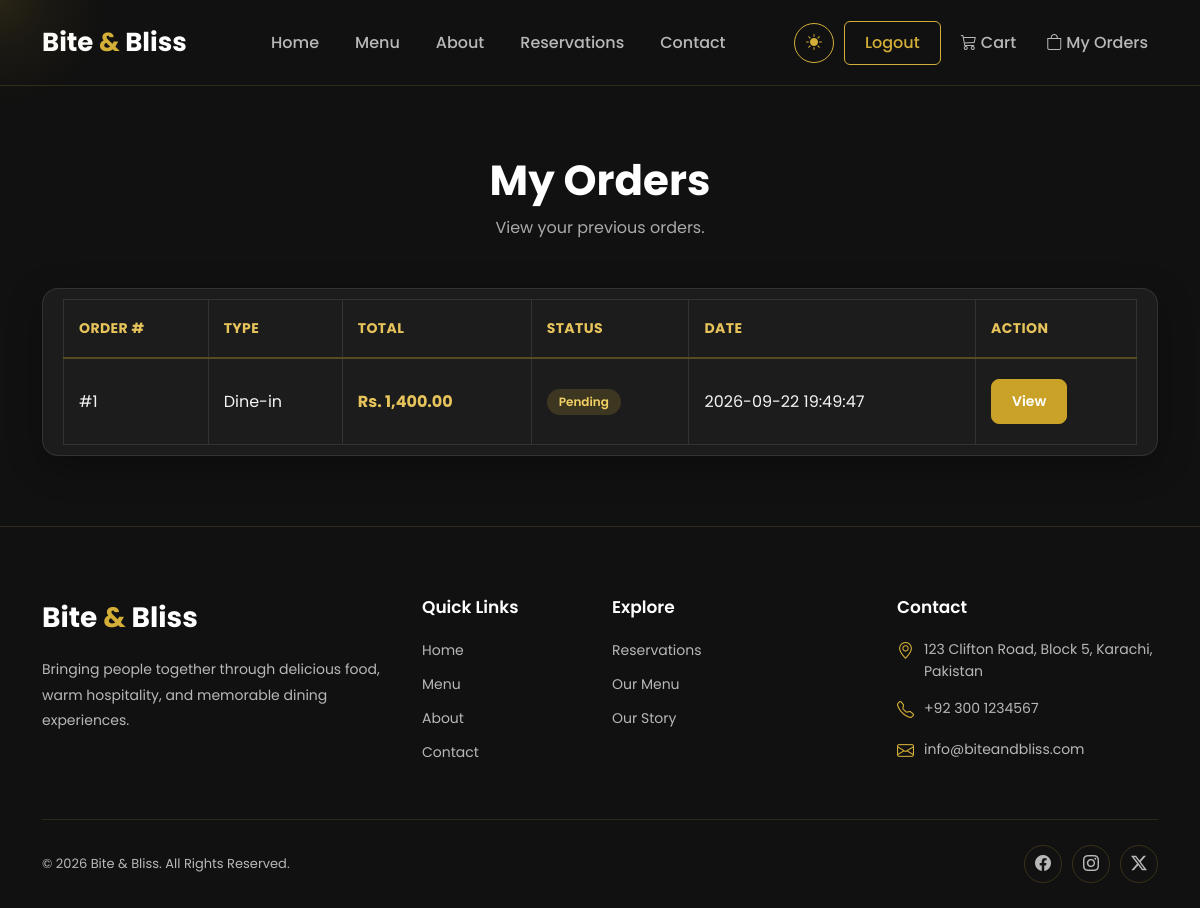
Screenshot of /orders/my_orders.php (signed in) with the database file from the repository.
### tables this page shows
CREATE TABLE `orders` (
  `id` int(11) NOT NULL,
  `user_id` int(11) DEFAULT NULL,
  `full_name` varchar(100) NOT NULL,
  `email` varchar(150) NOT NULL,
  `phone` varchar(30) NOT NULL,
  `order_type` enum('Dine-in','Takeaway','Delivery') NOT NULL DEFAULT 'Takeaway',
  `table_number` varchar(20) DEFAULT NULL,
  `delivery_address` text DEFAULT NULL,
  `special_request` text DEFAULT NULL,
  `total_amount` decimal(10,2) NOT NULL DEFAULT 0.00,
  `status` varchar(30) NOT NULL DEFAULT 'Pending',
  `created_at` timestamp NOT NULL DEFAULT current_timestamp()
);

CREATE TABLE `settings` (
  `id` int(11) NOT NULL,
  `restaurant_name` varchar(100) NOT NULL DEFAULT 'Bite & Bliss',
  `address` varchar(255) NOT NULL DEFAULT '',
  `phone` varchar(30) NOT NULL DEFAULT '',
  `phone_secondary` varchar(30) DEFAULT NULL,
  `email` varchar(150) NOT NULL DEFAULT '',
  `email_secondary` varchar(150) DEFAULT NULL,
  `hours_weekday` varchar(100) NOT NULL DEFAULT '',
  `hours_weekend` varchar(100) DEFAULT NULL,
  `facebook_url` varchar(255) DEFAULT NULL,
  `instagram_url` varchar(255) DEFAULT NULL,
  `twitter_url` varchar(255) DEFAULT NULL,
  `updated_at` timestamp NOT NULL DEFAULT current_timestamp() ON UPDATE current_timestamp()
);

### orders/my_orders.php (the view, shortened to what this page needs)
<?php
require_once "../config/database.php";
$stmt = $pdo->prepare("
    SELECT
        id,
        order_type,
        total_amount,
        status,
        created_at
    FROM orders
    WHERE user_id = :user_id
    ORDER BY id DESC
");
$stmt->execute([
    ":user_id" => $_SESSION["user_id"]
]);
$orders = $stmt->fetchAll();
require_once "../includes/header.php";
?>
<main class="container py-5 orders-page">
    <div class="text-center mb-5">
        <h1>My Orders</h1>
        <p>
            View your previous orders.
        </p>
    </div>
    <?php if (empty($orders)): ?>
        <div class="text-center">
            <h4>
                You haven't placed any orders yet.
            </h4>
            <a
                href="../menu.php"
                class="btn btn-primary mt-3"
            >
                Browse Menu
            </a>
        </div>
    <?php else: ?>
        <div class="table-responsive orders-table-wrap">
            <table class="table table-bordered align-middle orders-table">
                <thead>
                    <tr>
                        <th>Order #</th>
                        <th>Type</th>
                        <th>Total</th>
                        <th>Status</th>
                        <th>Date</th>
                        <th>Action</th>
                    </tr>
                </thead>
                <tbody>
                <?php foreach ($orders as $order): ?>
                    <?php
                    $orderStatusClass = match ($order["status"]) {
                        "Pending" => "status-pending",
                        "Preparing" => "status-preparing",
                        "Ready" => "status-ready",
                        "Completed" => "status-completed",
                        "Cancelled" => "status-cancelled",
                        default => "status-pending"
                    };
                    ?>
                    <tr>
                        <td>
                            #<?= $order["id"] ?>
                        </td>
                        <td>
                            <?= htmlspecialchars(
                                ucfirst(
                                    str_replace(
                                        "_",
                                        " ",
                                        $order["order_type"]
                                    )
                                )
                            ) ?>
                        </td>
                        <td class="orders-total">
                            Rs.
                            <?= number_format(
                                $order["total_amount"],
                                2
                            ) ?>
                        </td>
                        <td>
                            <span class="order-status-badge <?= $orderStatusClass ?>">
                                <?= htmlspecialchars($order["status"]) ?>
                            </span>
                        </td>
                        <td>
                            <?= htmlspecialchars(
                                $order["created_at"]
                            ) ?>
                        </td>
                        <td>
                            <a
                                href="order_details.php?id=<?= $order["id"] ?>"
                                class="btn btn-sm btn-primary"
                            >
                                View
                            </a>
                        </td>
                    </tr>
                <?php endforeach; ?>
                </tbody>
            </table>
        </div>
    <?php endif; ?>
</main>
<?php require_once "../includes/footer.php"; ?>

### includes/footer.php (shortened to what this page needs)
    <footer class="site-footer">
        <div class="container">
            <div class="row g-4">
                <div class="col-lg-4 col-md-6">
                    <a
                        href="<?= $sitePath ?? '' ?>index.php"
                        class="footer-logo">
                        Bite <span>&</span> Bliss
                    </a>
                    <p class="footer-text">
                        Bringing people together through delicious food,
                        warm hospitality, and memorable dining experiences.
                    </p>
                </div>
                <div class="col-lg-2 col-md-6">
                    <h5>
                        Quick Links
                    </h5>
                    <ul class="footer-links">
                        <li>
                            <a href="<?= $sitePath ?? '' ?>index.php">
                                Home
                            </a>
                        </li>
                        <li>
                            <a href="<?= $sitePath ?? '' ?>menu.php">
                                Menu
                            </a>
                        </li>
                        <li>
                            <a href="<?= $sitePath ?? '' ?>about.php">
                                About
                            </a>
                        </li>
                        <li>
                            <a href="<?= $sitePath ?? '' ?>contact.php">
                                Contact
                            </a>
                        </li>
                    </ul>
                </div>
                <div class="col-lg-3 col-md-6">
                    <h5>
                        Explore
                    </h5>
                    <ul class="footer-links">
                        <li>
                            <a href="<?= $sitePath ?? '' ?>reservations.php">
                                Reservations
                            </a>
                        </li>
                        <li>
                            <a href="<?= $sitePath ?? '' ?>menu.php">
                                Our Menu
                            </a>
                        </li>
                        <li>
                            <a href="<?= $sitePath ?? '' ?>about.php">
                                Our Story
                            </a>
                        </li>
                    </ul>
                </div>
                <div class="col-lg-3 col-md-6">
                    <h5>
                        Contact
                    </h5>
                    <ul class="footer-contact">
                        <li>
                            <i
                                class="bi bi-geo-alt"
                                aria-hidden="true">
                            </i>
                            <span>
                                <?= htmlspecialchars($settings["address"]) ?>
                            </span>
                        </li>
                        <li>
                            <i
                                class="bi bi-telephone"
                                aria-hidden="true">
                            </i>
                            <span>
                                <?= htmlspecialchars($settings["phone"]) ?>
                            </span>
                        </li>
                        <li>
                            <i
                                class="bi bi-envelope"
                                aria-hidden="true">
                            </i>
                            <span>
                                <?= htmlspecialchars($settings["email"]) ?>
                            </span>
                        </li>
                    </ul>
                </div>
            </div>
            <hr>
            <div class="footer-bottom">
                <p>
                    &copy; <?= date('Y') ?> Bite &amp; Bliss.
                    All Rights Reserved.
                </p>
                <div class="footer-social">
                    <a target="_blank"
                        href="<?= htmlspecialchars($settings["facebook_url"] ?: '#') ?>"
                        aria-label="Facebook">
                        <i
                            class="bi bi-facebook"
                            aria-hidden="true">
                        </i>
                    </a>
                    <a target="_blank"
                        href="<?= htmlspecialchars($settings["instagram_url"] ?: '#') ?>"
                        aria-label="Instagram">
                        <i
                            class="bi bi-instagram"
                            aria-hidden="true">
                        </i>
                    </a>
                    <a target="_blank"
                        href="<?= htmlspecialchars($settings["twitter_url"] ?: '#') ?>"
                        aria-label="Twitter">
                        <i
                            class="bi bi-twitter-x"
                            aria-hidden="true">
                        </i>
                    </a>
                </div>
            </div>
        </div>
    </footer>
</body>
</html>

### rows the page displays
orders: id "1", order_type "Dine-in", total_amount "1,400.00", status "Pending", created_at "2026-09-22 19:49:47"
settings: address "123 Clifton Road, Block 5, Karachi, Pakistan", phone "+92 300 1234567", email "info@biteandbliss.com"
